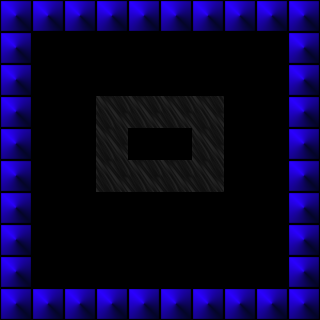

Below is a game level as drawn by its tile map, then a one-line description and the .tmx that defines it (tile-layer data replaced by summaries):
An orthogonal 10x10 tile map with 32x32 px tiles, 1 tile layer (Tile Layer 1), 3 tilesets and 45 objects.

<map version="1.10" tiledversion="1.11.2" orientation="orthogonal" renderorder="right-down" width="10" height="10" tilewidth="32" tileheight="32" infinite="0" nextlayerid="10" nextobjectid="90">
 <properties>
  <property name="init_kagume_kagume" type="class" propertytype="spirit_hotel_drowned_child::components::init_kagume_kagume::InitKagumeKagume" />
 </properties>
 <tileset firstgid="1" source="../tilesets/orthogonal_1.tsx" />
 <tileset firstgid="8" source="../tilesets/player.tsx" />
 <tileset firstgid="20" source="../tilesets/rogues.tsx" />
 <layer id="1" name="Tile Layer 1" width="10" height="10">
  <data>[100 cells, 46 non-empty, 2 distinct tile ids]</data>
 </layer>
 <objectgroup id="7" name="objects">
  <object id="20" template="../templates/player.tx" x="32" y="64" />
 </objectgroup>
 <objectgroup id="8" name="paths">
  <object id="39" template="../templates/path_node.tx" x="64" y="96">
   <properties>
    <property name="path_node" type="class" propertytype="spirit_hotel_pathfinding::components::path_node::PathNode">
     <properties>
      <property name="0" type="object" value="70" />
     </properties>
    </property>
    <property name="without_pathfinding" type="class" propertytype="spirit_hotel_pathfinding_movement::components::without_pathfinding::WithoutPathfinding" />
   </properties>
  </object>
  <object id="40" template="../templates/path_node.tx" x="64" y="224">
   <properties>
    <property name="path_node" type="class" propertytype="spirit_hotel_pathfinding::components::path_node::PathNode">
     <properties>
      <property name="0" type="object" value="73" />
     </properties>
    </property>
    <property name="without_pathfinding" type="class" propertytype="spirit_hotel_pathfinding_movement::components::without_pathfinding::WithoutPathfinding" />
   </properties>
  </object>
  <object id="41" template="../templates/path_node.tx" x="224" y="96">
   <properties>
    <property name="path_node" type="class" propertytype="spirit_hotel_pathfinding::components::path_node::PathNode">
     <properties>
      <property name="0" type="object" value="69" />
     </properties>
    </property>
    <property name="without_pathfinding" type="class" propertytype="spirit_hotel_pathfinding_movement::components::without_pathfinding::WithoutPathfinding" />
   </properties>
  </object>
  <object id="42" template="../templates/kagume_kagume_dancer.tx" x="64" y="192">
   <properties>
    <property name="follow" type="class" propertytype="spirit_hotel_pathfinding_movement::components::follow::Follow">
     <properties>
      <property name="0" type="object" value="40" />
     </properties>
    </property>
   </properties>
  </object>
  <object id="45" template="../templates/kagume_kagume_dancer.tx" x="224" y="128">
   <properties>
    <property name="follow" type="class" propertytype="spirit_hotel_pathfinding_movement::components::follow::Follow">
     <properties>
      <property name="0" type="object" value="41" />
     </properties>
    </property>
   </properties>
  </object>
  <object id="46" template="../templates/path_node.tx" x="224" y="224">
   <properties>
    <property name="path_node" type="class" propertytype="spirit_hotel_pathfinding::components::path_node::PathNode">
     <properties>
      <property name="0" type="object" value="78" />
     </properties>
    </property>
    <property name="without_pathfinding" type="class" propertytype="spirit_hotel_pathfinding_movement::components::without_pathfinding::WithoutPathfinding" />
   </properties>
  </object>
  <object id="47" template="../templates/kagume_kagume_dancer.tx" x="64" y="160">
   <properties>
    <property name="follow" type="class" propertytype="spirit_hotel_pathfinding_movement::components::follow::Follow">
     <properties>
      <property name="0" type="object" value="72" />
     </properties>
    </property>
   </properties>
  </object>
  <object id="48" template="../templates/kagume_kagume_dancer.tx" x="64" y="128">
   <properties>
    <property name="follow" type="class" propertytype="spirit_hotel_pathfinding_movement::components::follow::Follow">
     <properties>
      <property name="0" type="object" value="71" />
     </properties>
    </property>
   </properties>
  </object>
  <object id="49" template="../templates/kagume_kagume_dancer.tx" x="64" y="224">
   <properties>
    <property name="follow" type="class" propertytype="spirit_hotel_pathfinding_movement::components::follow::Follow">
     <properties>
      <property name="0" type="object" value="73" />
     </properties>
    </property>
   </properties>
  </object>
  <object id="50" template="../templates/kagume_kagume_dancer.tx" x="96" y="224">
   <properties>
    <property name="follow" type="class" propertytype="spirit_hotel_pathfinding_movement::components::follow::Follow">
     <properties>
      <property name="0" type="object" value="74" />
     </properties>
    </property>
   </properties>
  </object>
  <object id="51" template="../templates/kagume_kagume_dancer.tx" x="128" y="224">
   <properties>
    <property name="follow" type="class" propertytype="spirit_hotel_pathfinding_movement::components::follow::Follow">
     <properties>
      <property name="0" type="object" value="76" />
     </properties>
    </property>
   </properties>
  </object>
  <object id="52" template="../templates/kagume_kagume_dancer.tx" x="160" y="224">
   <properties>
    <property name="follow" type="class" propertytype="spirit_hotel_pathfinding_movement::components::follow::Follow">
     <properties>
      <property name="0" type="object" value="77" />
     </properties>
    </property>
   </properties>
  </object>
  <object id="53" template="../templates/kagume_kagume_dancer.tx" x="192" y="224">
   <properties>
    <property name="follow" type="class" propertytype="spirit_hotel_pathfinding_movement::components::follow::Follow">
     <properties>
      <property name="0" type="object" value="46" />
     </properties>
    </property>
   </properties>
  </object>
  <object id="54" template="../templates/kagume_kagume_dancer.tx" x="224" y="224">
   <properties>
    <property name="follow" type="class" propertytype="spirit_hotel_pathfinding_movement::components::follow::Follow">
     <properties>
      <property name="0" type="object" value="78" />
     </properties>
    </property>
   </properties>
  </object>
  <object id="55" template="../templates/kagume_kagume_dancer.tx" x="224" y="192">
   <properties>
    <property name="follow" type="class" propertytype="spirit_hotel_pathfinding_movement::components::follow::Follow">
     <properties>
      <property name="0" type="object" value="79" />
     </properties>
    </property>
   </properties>
  </object>
  <object id="56" template="../templates/kagume_kagume_dancer.tx" x="224" y="160">
   <properties>
    <property name="follow" type="class" propertytype="spirit_hotel_pathfinding_movement::components::follow::Follow">
     <properties>
      <property name="0" type="object" value="80" />
     </properties>
    </property>
   </properties>
  </object>
  <object id="57" template="../templates/kagume_kagume_dancer.tx" x="224" y="96">
   <properties>
    <property name="follow" type="class" propertytype="spirit_hotel_pathfinding_movement::components::follow::Follow">
     <properties>
      <property name="0" type="object" value="69" />
     </properties>
    </property>
   </properties>
  </object>
  <object id="58" template="../templates/kagume_kagume_dancer.tx" x="192" y="96">
   <properties>
    <property name="follow" type="class" propertytype="spirit_hotel_pathfinding_movement::components::follow::Follow">
     <properties>
      <property name="0" type="object" value="68" />
     </properties>
    </property>
   </properties>
  </object>
  </objectgroup>
 <objectgroup id="9" name="lights">
  <!-- 9 objects omitted --></objectgroup>
</map>
<!-- 26 of 45 objects omitted -->
